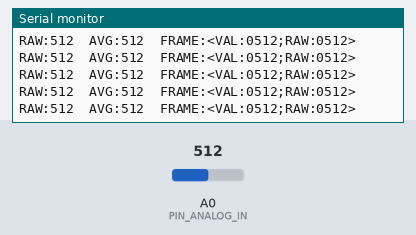
Recording of a sketch running on a simulated Arduino Mega 2560, built with avr-gcc and run on an emulated ATmega2560. Parts: the last lines printed to the serial monitor. Inputs (shaded band) come from the test bench; at power-on: A0 (PIN_ANALOG_IN) = 512.

Above: at 1.2 s.
1.3 s: A0 (PIN_ANALOG_IN) set to 716
At 1.41 s:
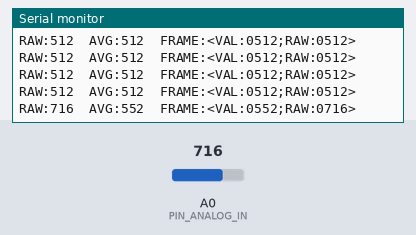
2.8 s: A0 (PIN_ANALOG_IN) set to 900
At 2.81 s:
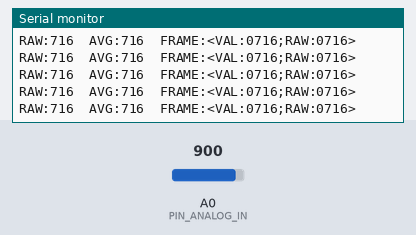
Timing chart, 0 to 5.8 s (numbered marks = the images above; inputs shaded):
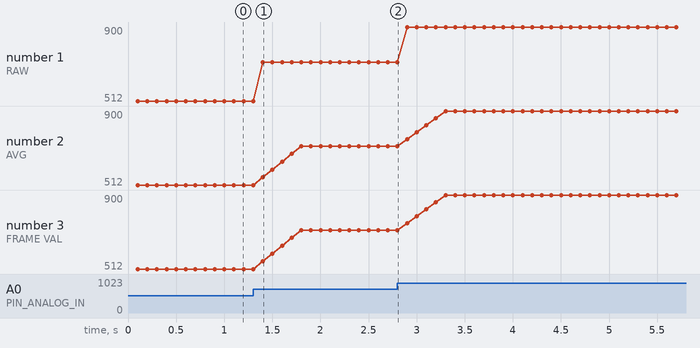

The sketch:

Sender_Datenerfassung.ino
```cpp
/**
 * @file Sender_Datenerfassung.ino
 * @brief Datenerfassungs-Knoten fuer 2-Arduino-Teststand (Arduino UNO R4)
 * @details Werner-von-Siemens-Schule Hildesheim - Fachschule Technik
 *
 * Funktionen:
 * - Kontinuierliche 10-Bit-ADC-Erfassung an Pin A0 (0..5V / 0..1023 Digits)
 * - Gleitender arithmetischer Mittelwert ueber N = 10 Samples (Abtastung: 20 Hz / 50 ms)
 * - Zyklische UART-Busuebertragung via Hardware-Serial1 (Pin 1 TX, >= 10 Hz / 100 ms)
 * - Diagnoseausgabe ueber USB-Serial fuer den Arduino Serial Plotter
 */

#include "TeststandConfig.h"

// =============================================================================
// GLOBALE VARIABLEN & PUFFER
// =============================================================================

// Ringpuffer fuer Gleitenden Mittelwert
uint16_t sampleBuffer[FILTER_WINDOW_SIZE];
uint8_t  bufferIndex = 0;
uint32_t bufferSum   = 0;

// Aktuelle Messwerte
uint16_t currentRawValue = 0;
uint16_t currentAvgValue = 0;

// Nicht-blockierende Timer-Zeitstempel
unsigned long lastSampleTime = 0;
unsigned long lastBusTxTime  = 0;

// =============================================================================
// SETUP ROUTINE
// =============================================================================
void setup() {
    // 1. USB-Diagnoseschnittstelle initialisieren
    DEBUG_SERIAL_PORT.begin(115200);

    // 2. Inter-Arduino-Bus (Hardware UART Serial1 an Pin 0/1) initialisieren
    BUS_SERIAL_PORT.begin(UART_BAUDRATE);

    // 3. Analogeingang konfigurieren
    pinMode(PIN_ANALOG_IN, INPUT);

    // 4. Ringpuffer vorbefuellen (verhindert Einschwingfehler beim Start)
    bufferSum = 0;
    for (uint8_t i = 0; i < FILTER_WINDOW_SIZE; i++) {
        uint16_t initialRead = analogRead(PIN_ANALOG_IN);
        sampleBuffer[i] = initialRead;
        bufferSum += initialRead;
        delay(5); // Kurze Einschwingzeit fuer ADC
    }
    bufferIndex = 0;
    currentRawValue = sampleBuffer[FILTER_WINDOW_SIZE - 1];
    currentAvgValue = (uint16_t)(bufferSum / FILTER_WINDOW_SIZE);

    DEBUG_SERIAL_PORT.println(F("=================================================="));
    DEBUG_SERIAL_PORT.println(F("SENDER-NODE (Datenerfassung UNO R4) INITIALISIERT"));
    DEBUG_SERIAL_PORT.print(F("Filtertiefe N: ")); DEBUG_SERIAL_PORT.println(FILTER_WINDOW_SIZE);
    DEBUG_SERIAL_PORT.print(F("Abtastzyklus: ")); DEBUG_SERIAL_PORT.print(SAMPLE_INTERVAL_MS); DEBUG_SERIAL_PORT.println(F(" ms"));
    DEBUG_SERIAL_PORT.print(F("Bus-Senderate: ")); DEBUG_SERIAL_PORT.print(BUS_TX_INTERVAL_MS); DEBUG_SERIAL_PORT.println(F(" ms"));
    DEBUG_SERIAL_PORT.println(F("=================================================="));
}

// =============================================================================
// HAUPTSCHLEIFE (LOOP)
// =============================================================================
void loop() {
    unsigned long currentMillis = millis();

    // -------------------------------------------------------------------------
    // 1. ANALOGE MESSWERTERFASSUNG & FILTERUNG (alle 50 ms / 20 Hz)
    // -------------------------------------------------------------------------
    if (currentMillis - lastSampleTime >= SAMPLE_INTERVAL_MS) {
        lastSampleTime = currentMillis;

        // Rohwert einlesen (10-Bit: 0 .. 1023)
        currentRawValue = analogRead(PIN_ANALOG_IN);

        // Gleitenden Mittelwert ueber FIFO-Ringpuffer aktualisieren
        bufferSum -= sampleBuffer[bufferIndex];
        sampleBuffer[bufferIndex] = currentRawValue;
        bufferSum += sampleBuffer[bufferIndex];

        bufferIndex = (bufferIndex + 1) % FILTER_WINDOW_SIZE;
        currentAvgValue = (uint16_t)(bufferSum / FILTER_WINDOW_SIZE);
    }

    // -------------------------------------------------------------------------
    // 2. ZYKLISCHE UART-BUSUEBERTRAGUNG (alle 100 ms / 10 Hz)
    // -------------------------------------------------------------------------
    if (currentMillis - lastBusTxTime >= BUS_TX_INTERVAL_MS) {
        lastBusTxTime = currentMillis;

        // Telegramm-Format: <VAL:xxxx;RAW:xxxx>\n
        char telegram[32];
        snprintf(telegram, sizeof(telegram), "<VAL:%04u;RAW:%04u>\n", currentAvgValue, currentRawValue);

        // An Empfaenger-Arduino senden (via Hardware-UART Serial1)
        BUS_SERIAL_PORT.print(telegram);

        // Diagnose-Ausgabe fuer Serial Monitor & Serial Plotter
        DEBUG_SERIAL_PORT.print(F("RAW:"));
        DEBUG_SERIAL_PORT.print(currentRawValue);
        DEBUG_SERIAL_PORT.print(F("\tAVG:"));
        DEBUG_SERIAL_PORT.print(currentAvgValue);
        DEBUG_SERIAL_PORT.print(F("\tFRAME:"));
        DEBUG_SERIAL_PORT.print(telegram);
    }
}
```

TeststandConfig.h
```cpp
#ifndef TESTSTAND_CONFIG_H
#define TESTSTAND_CONFIG_H

/**
 * @file TeststandConfig.h
 * @brief Zentrale Konfigurationsparameter fuer den 2-Arduino-Teststand (Arduino UNO R4)
 * @details Werner-von-Siemens-Schule Hildesheim - Fachschule Technik
 *          Mikrocontroller-Teststand (Lastenheft VDI 2206 / VDI 2221)
 */

#include <Arduino.h>

// =============================================================================
// 1. HARDWARE-PINBELEGUNG (Arduino UNO R4 Minima / WiFi)
// =============================================================================

// Sender-Arduino (Datenerfassung)
#define PIN_ANALOG_IN           A0      ///< Primaerer Analogeingang (Poti / 0..5V)
// Auf dem UNO R4 wird fuer den Inter-Arduino-Bus die Hardware-Schnittstelle Serial1 (Pin 0/1) genutzt
#define BUS_SERIAL_PORT         Serial1 ///< Hardware-UART fuer Arduino-zu-Arduino Kommunikation
#define DEBUG_SERIAL_PORT       Serial  ///< USB-Schnittstelle fuer PC-Monitor & Plotter

// Empfaenger-Arduino (Auswertung & HMI)
#define PIN_BUTTON_HOLD         4       ///< Taster fuer Hold-Aktualisierung (Active LOW, INPUT_PULLUP)
#define PIN_I2C_SDA             A4      ///< I2C Datenleitung zum LCD (alternativ dedizierter SDA-Pin)
#define PIN_I2C_SCL             A5      ///< I2C Taktleitung zum LCD (alternativ dedizierter SCL-Pin)

// =============================================================================
// 2. MODULARE PARAMETER (Anpassbar je nach Sensor / Testaufbau)
// =============================================================================

// Signalfilterung & Erfassung (Sender)
#define FILTER_WINDOW_SIZE      10      ///< Samples fuer Gleitenden Mittelwert (1..50)
#define SAMPLE_INTERVAL_MS      50      ///< Abtastzyklus ADC in ms (20 Hz)

// Bus-Kommunikation (UART via Serial1)
#define UART_BAUDRATE           9600    ///< Serielle Baudrate (9600, 19200, 115200)
#define BUS_TX_INTERVAL_MS      100     ///< Sendeintervall in ms (>= 10 Hz)
#define BUS_TIMEOUT_MS          2000    ///< Timeout fuer Verbindungsverlust in ms (> 2.0 s)

// Logik & Plausibilitaets-Grenzwerte (Empfaenger)
#define ALARM_DEV_THRESHOLD_PCT 70.0f   ///< Relative Sprung-Alarmschwelle in Prozent
#define ALARM_MIN_ABS_DIFF      50      ///< Mindest-Absolutdifferenz bei Werten nahe 0V (Digits)
#define DEBOUNCE_TIME_MS        50      ///< Software-Entprellzeit Taster in ms

// HMI / LC-Display (Empfaenger)
#define LCD_I2C_ADDR            0x27    ///< I2C-Adresse PCF8574 (0x27 oder 0x3F)
#define LCD_COLS                20      ///< Anzahl Spalten
#define LCD_ROWS                4       ///< Anzahl Zeilen

#endif // TESTSTAND_CONFIG_H
```

Measured:
- after the input at 1.3 s, the serial monitor: prints a new line after 0.10 s (image 1)
- plotted number 1: 512 → 716 after the input at 1.3 s, 716 → 900 after the input at 2.8 s
- plotted number 2: 512 → 716 after the input at 1.3 s, 716 → 900 after the input at 2.8 s
- plotted number 3: 512 → 716 after the input at 1.3 s, 716 → 900 after the input at 2.8 s
